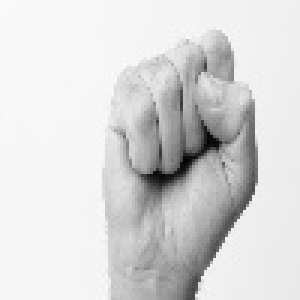
#> input picture training_data/pos_fist/fist_test48.jpg, 100 x 100 px, given in place of the camera (shown 3 times larger)
$ python main.py
#> lines starting #> are read from the running program, lines starting #| are printed output that depends on the picture
import cv2
import time
import numpy
import pynput.mouse

#To display the video
def showFrame(frame):
	cv2.imshow("frame",frame)
	key= cv2.waitKey(1)
	return key

#Make the rectangle
def make_rect_contours(finder,frame,b,g,r):
	for x,y,w,h in finder:
		cv2.rectangle(frame,(x,y),(x+w,y+h),(b,g,r),3)

def quit(vid):
	vid.release()
	cv2.destroyAllWindows()

#controller object
mouse=pynput.mouse.Controller()

#creates a video capture object. 0 cuz inbuilt camera.
vid=cv2.VideoCapture(0)

check,frame=vid.read()
#> frame is the input picture: shape (100, 100, 3); min 0, max 252, mean 216.7
# frame=cv2.flip(frame,1)

find_fist_init=None

mid_x=0
mid_y=0
while True:
	#Caputures the frame
	frame = vid.read()[1]
	frame_gray=cv2.GaussianBlur(cv2.cvtColor(frame,cv2.COLOR_BGR2GRAY),(21,21),0)
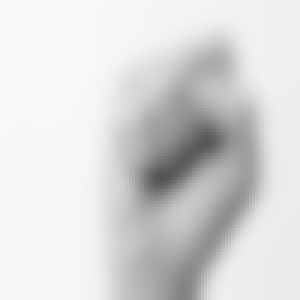
#> frame_gray: shape (100, 100) (shown 3 times larger); min 85, max 249, mean 216.7


	cascade_hand=cv2.CascadeClassifier("cascade_hand.xml")
	cascade_fist=cv2.CascadeClassifier("cascade_fist.xml")

	find_fist=cascade_fist.detectMultiScale(frame_gray,scaleFactor=1.05,minNeighbors=75)
#> find_fist = ()

	# if find_fist is not None:
	# 	mouse.click(pynput.mouse.Button.left,1)
		# time.sleep(1)
	if find_fist_init is None:
		find_fist_init=find_fist
#> find_fist_init = ()

	if find_fist ==():
		find_hand=cascade_hand.detectMultiScale(frame_gray,scaleFactor=1.05,minNeighbors=10)
#> find_hand = ()

		if find_hand !=():
			mouse.click(pynput.mouse.Button.left,1)


	if find_fist != () and find_fist_init!=():
		delx,dely,delw,delh= find_fist[0][0]-find_fist_init[0][0],find_fist[0][1]-find_fist_init[0][1],find_fist[0][2]-find_fist_init[0][2],find_fist[0][3]-find_fist_init[0][3]

		mid_x=(delx+delx+delw)/2
		mid_y=(dely+dely+delh)/2
		mouse.move(-1*7*delx,7*dely)
		# print (find_hand[0][0])

	find_fist_init=find_fist
	#To show the rectangle on the frame
	make_rect_contours(find_fist,frame,255,0,0)
	make_rect_contours(find_hand,frame,0,0,255)
	frame=cv2.flip(frame,1)
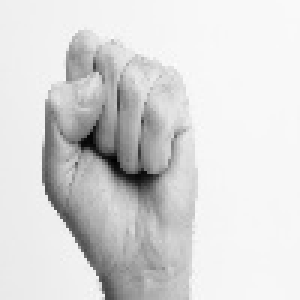
#> frame: shape (100, 100, 3) (shown 3 times larger); min 0, max 252, mean 216.7
	key=showFrame(frame)
#> (key x is pressed here)
#> key = 120

	if(key==ord('x')):
		break


quit(vid)

$ run again, on training_data/pos_fist/fist_test73.jpg
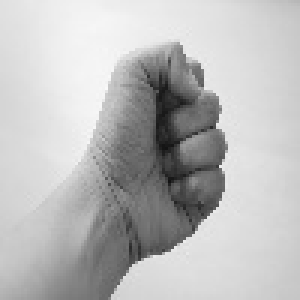
#> input picture training_data/pos_fist/fist_test73.jpg, 100 x 100 px, given in place of the camera (shown 3 times larger)
#> frame is the input picture: shape (100, 100, 3); min 19, max 249, mean 187.2
#> `frame_gray=cv2.GaussianBlur(cv2.cvtColor(frame,cv2.COLOR_BGR2GRAY),(21..`:
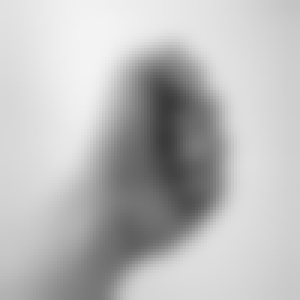
#> frame_gray: shape (100, 100) (shown 3 times larger); min 59, max 243, mean 187.3
#> find_fist = ()
#> `frame=cv2.flip(frame,1)`:
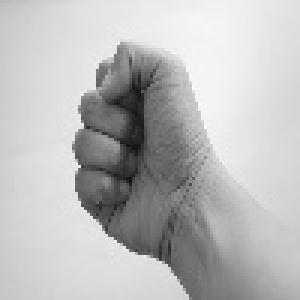
#> frame: shape (100, 100, 3) (shown 3 times larger); min 19, max 249, mean 187.2
#> key = 120
